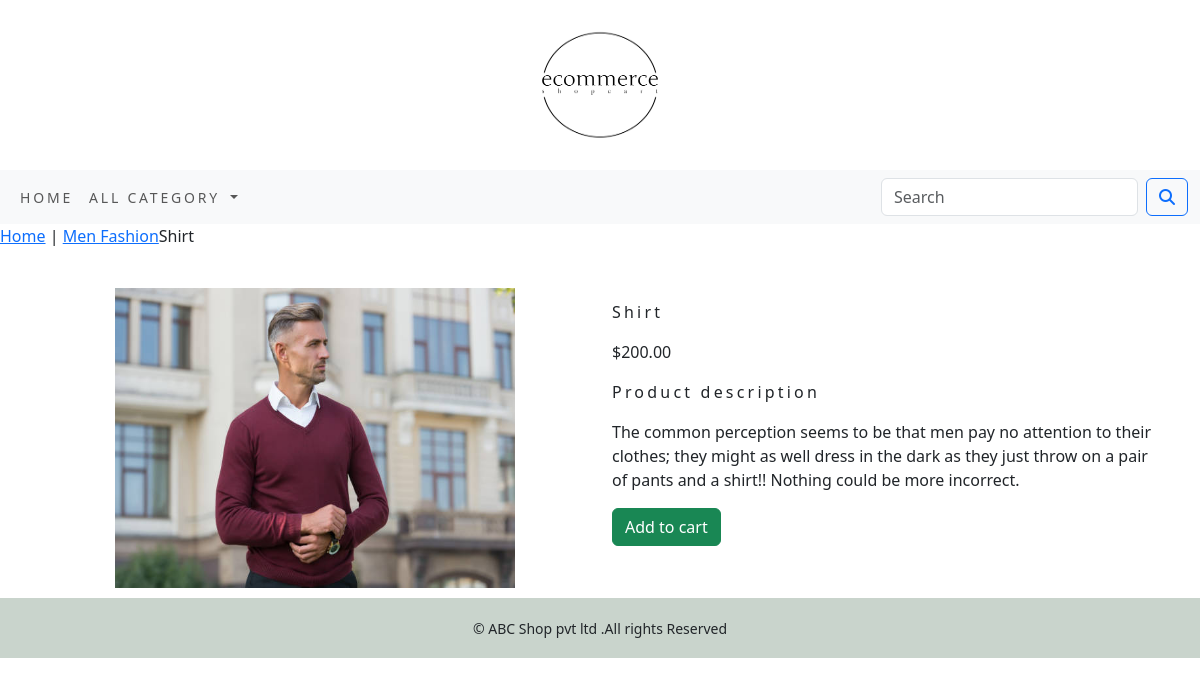
Screenshot of /ecommerce_app/men-fashion/shirt/ with the database file from the repository.
### ecommerce_app/models.py (models this page shows, shortened)
class Product(models.Model):
     name=models.CharField(max_length=250,unique=True)
     slug=models.SlugField(max_length=250,unique=True)
     description=models.TextField(blank=True)
     price=models.DecimalField(max_digits=10,decimal_places=2)
     category=models.ForeignKey(Category,on_delete=models.CASCADE)
     image=models.ImageField(upload_to='product',blank=True)
     stock=models.IntegerField()
     available=models.BooleanField(default=True)
     created=models.DateTimeField(auto_now_add=True)
     updated=models.DateTimeField(auto_now=True)
     def get_url(self):
         return reverse('ecommerce_app:proCatdetail',args=[self.category.slug,self.slug])
     class Meta:
         ordering=('name',)
         verbose_name='product'
         verbose_name_plural='products'

class Category(models.Model):
     name=models.CharField(max_length=250,unique=True)
     slug=models.SlugField(max_length=250,unique=True)
     description=models.TextField(blank=True)
     image=models.ImageField(upload_to='category',blank=True)
     class Meta:
         ordering=('name',)
         verbose_name='category'
         verbose_name_plural='categories'
     def get_url(self):
          return reverse('ecommerce_app:products_by_category',args=[self.slug])
     def __str__(self):
         return '{}'.format(self.name)

### ecommerce_app/views.py (the view)
# urls.py: path('<slug:c_slug>/<slug:product_slug>/', views.productDetails,name='proCatdetail'),
def productDetails(request,c_slug,product_slug):
    try:
        product=Product.objects.get(category__slug=c_slug,slug=product_slug)
    except Exception as e:
        raise e
    return render(request,'product.html',{'product':product})

### cart_app/context_processors.py (called while the page is built)
def counter(request):
     item_count=0
     if 'admin' in request.path:
          return {}
     else:
          try:
               cart=Cart.objects.filter(cart_id=_cart_id(request))
               cart_items=CartItem.objects.all().filter(cart=cart[:1])
               for cart_item in cart_items:
                    item_count += cart_item.quantity
          except Cart.DoesNotExist:
               item_count = 0
     return dict(item_count=item_count)

### cart_app/views.py (called while the page is built)
def _cart_id(request):
    cart=request.session.session_key
    if not cart:
        cart=request.session.create()
    return cart

### ecommerce_app/context_processors.py (called while the page is built)
def menu_links(request):
    links=Category.objects.all()
    return dict(links=links)

### templates/product.html (shortened to what this page needs)
{% extends 'base.html' %}
{% load static %}
{% block content %}
        <div class="row my_pro_row_class">
            <div class="mx_auto">
                <p><a href="{% url 'ecommerce_app:allProCat' %}">Home</a> | <a href="{{product.get_url}}">{{product.category}}</a>{{product.name}}</p>
            </div>
        </div>
<div class="container">
<br>
<div class="row" style="padding-bottom:10px ">
    <div class="col-12 col-sm-12 col-md-12 col-lg-6 text-center">
        <div style="min-width:18rem;">
            <img src="{{product.image.url}}" alt="{{product.name }} image" width="400" height="300" class="product_image">
        </div>
    </div>
        <div class="col-12 col-sm-12 col-md-12 col-lg-6">
            <h1 class="my_prod_title">{{product.name}}</h1>
            <p>${{product.price}}</p>
            <p class="my_title">Product description</p>
            <p class="text-justify my_prod_text">{{product.description}}</p>
            {% if product.stock <= 0 %}
            <p class="text-justify my_prod_text"><b>Out of Stock</b></p>
            {% else %}
            <a class="btn btn-success" href="{% url 'cart_app:add_cart' product.id %}">Add to cart</a>
            {% endif %}
        </div>
    </div>
</div>
{% endblock %}

### static/css/custom.css (style rules this page uses)
.my_title { font-size:16px; text_transform:uppercase; letter-spacing:.2em; }
.my_prod_title { font-size:16px; letter-spacing:.2em; text-trasnform:uppercase; padding-top:15px; padding-bottom:10px; }
.product_image { padding_bottm:10px; }

### rows the page displays
Product: category "Men Fashion", name "Shirt", image (picture), price "200.00", description "The common perception seems to be that men pay no attention to their clothes; they might as well dress in the dark as they just throw on a pair of pants and a shirt!! Nothing could be more incorrect."
